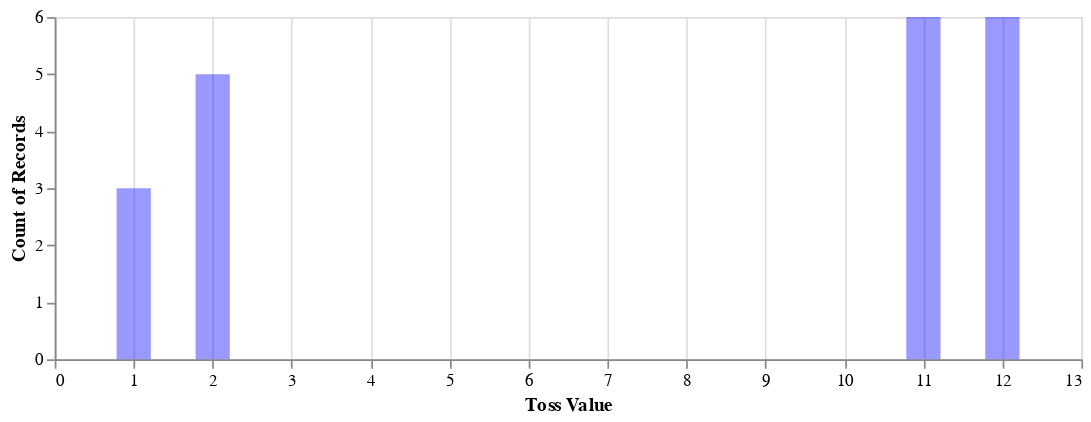

Notebook source saved alongside this figure:
### Code cell
samples <- sampleToList 20 modelTrue
vlShow $ barPlot samples

### Figure 1 — Vega-Lite specification as saved in the notebook (floating-point values rounded to 4 significant figures)
{"$schema": "https://vega.github.io/schema/vega-lite/v2.json", "config": {"axis": {"domainWidth": 1}, "bar": {"continuousBandSize": 20}, "selection": {"single": {"on": "dblclick"}}}, "data": {"values": [{"Result": 2}, {"Result": 11}, {"Result": 2}, {"Result": 11}, {"Result": 12}, {"Result": 1}, {"Result": 12}, {"Result": 12}, {"Result": 1}, {"Result": 2}, {"Result": 11}, {"Result": 11}, {"Result": 12}, {"Result": 12}, {"Result": 2}, {"Result": 12}, {"Result": 11}, {"Result": 11}, {"Result": 2}, {"Result": 1}]}, "description": "Probability Games", "encoding": {"x": {"axis": {"grid": true, "title": "Toss Value"}, "field": "Result", "type": "quantitative"}, "y": {"aggregate": "count", "axis": {"grid": false}, "type": "quantitative"}}, "height": 200, "mark": {"color": "blue", "opacity": 0.4, "type": "bar"}, "width": 600}
